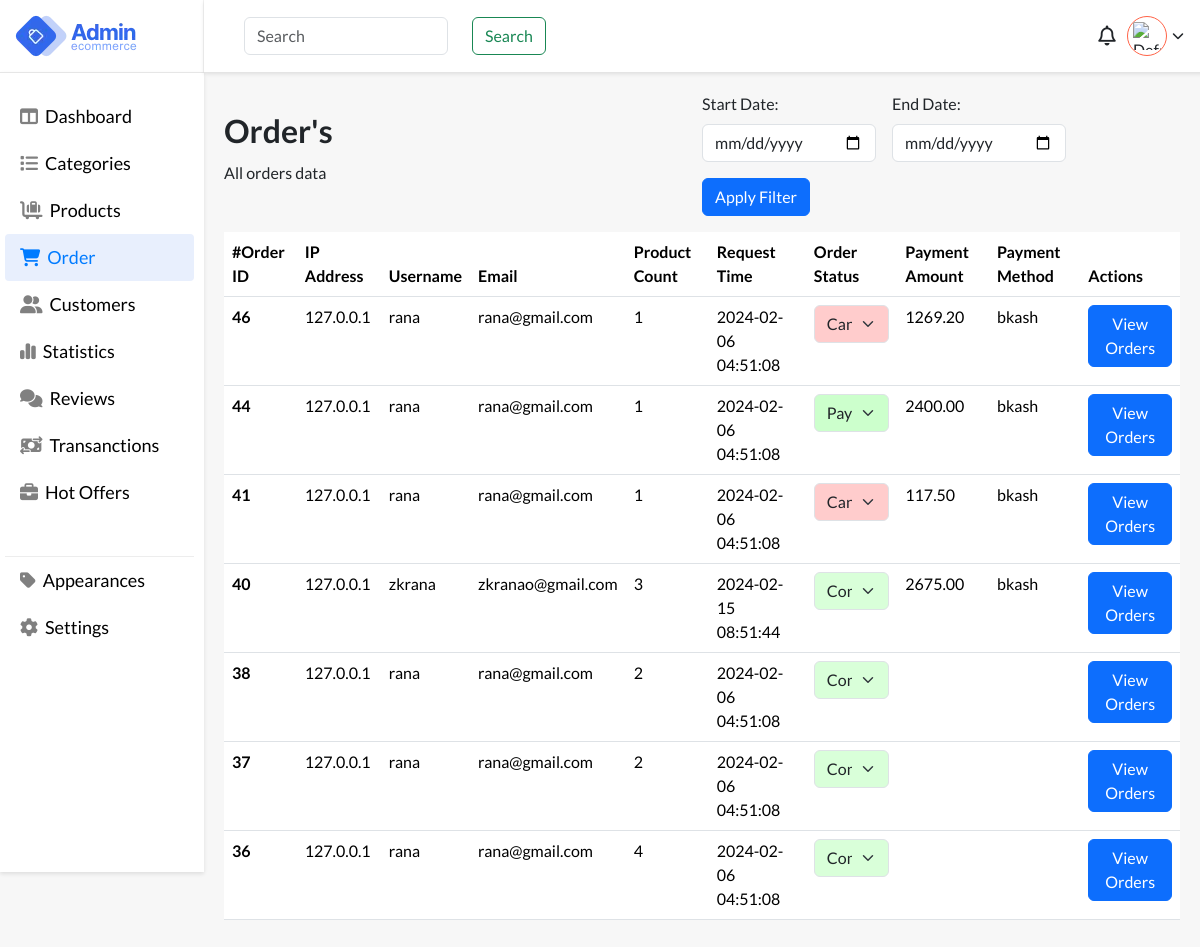
The app's page /files/Orders.php (signed in), older data.
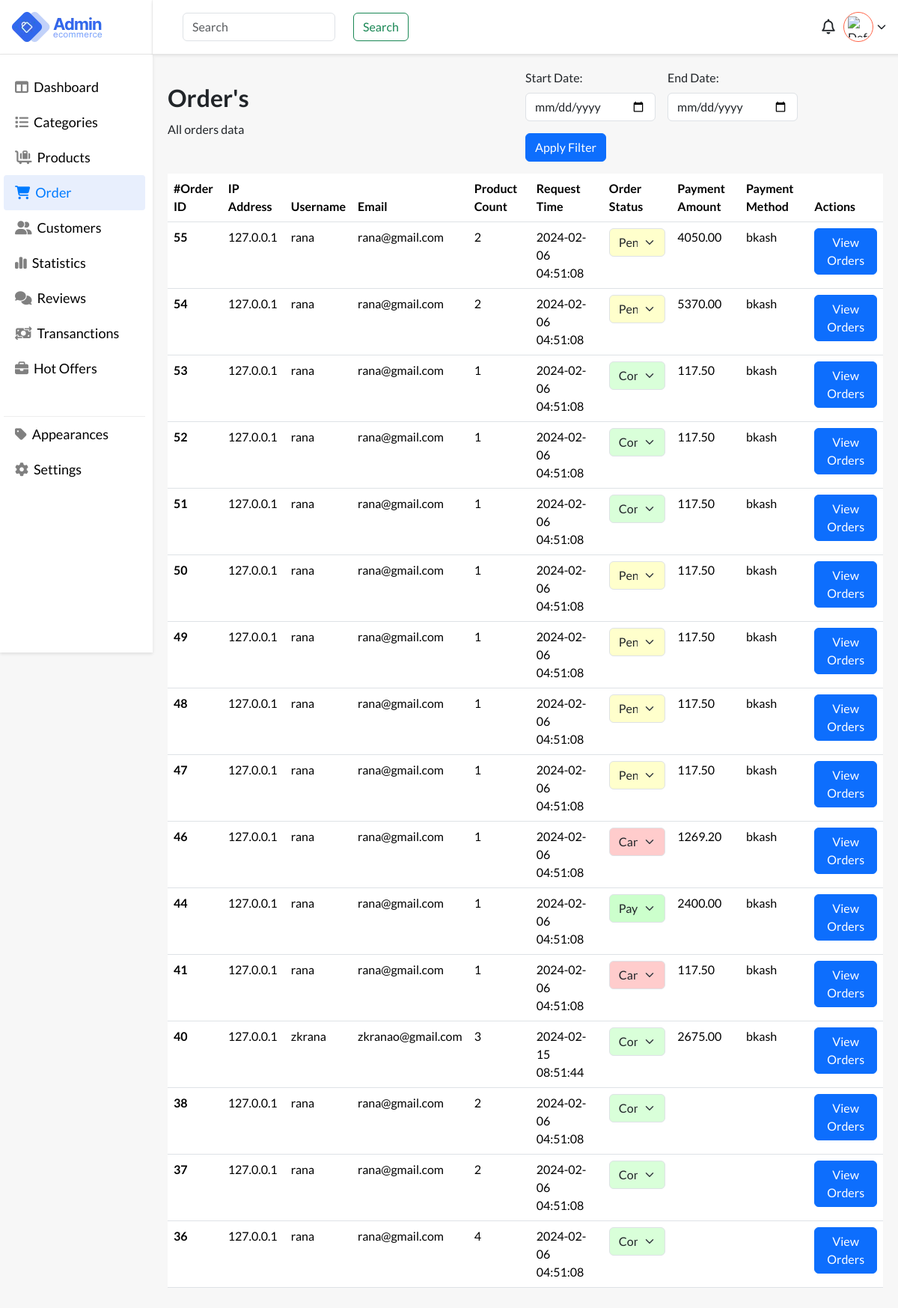
The same page, newer data.
### tables this page shows
CREATE TABLE `payments` (
  `payment_id` int(11) NOT NULL,
  `order_id` int(11) NOT NULL,
  `payment_amount` decimal(10,2) NOT NULL,
  `payment_date` timestamp NOT NULL DEFAULT current_timestamp(),
  `payment_method` varchar(255) NOT NULL,
  `transanction_code` varchar(255) NOT NULL,
  `status` varchar(50) NOT NULL,
  `user_id` int(11) NOT NULL
);

CREATE TABLE `orders` (
  `id` int(11) NOT NULL,
  `user_id` int(11) DEFAULT NULL,
  `product_id` int(11) DEFAULT NULL,
  `quantity` int(11) DEFAULT NULL,
  `total_price` decimal(10,2) DEFAULT NULL,
  `order_date` timestamp NOT NULL DEFAULT current_timestamp(),
  `order_status_id` int(11) DEFAULT NULL
);

CREATE TABLE `customers` (
  `id` int(11) NOT NULL,
  `ip_address` varchar(45) NOT NULL,
  `username` varchar(255) NOT NULL,
  `password` varchar(255) NOT NULL,
  `email` varchar(255) NOT NULL,
  `photo` varchar(255) NOT NULL,
  `request_time` timestamp NOT NULL DEFAULT current_timestamp(),
  `first_name` varchar(255) DEFAULT NULL,
  `last_name` varchar(255) DEFAULT NULL,
  `billing_address` varchar(255) DEFAULT NULL,
  `city` varchar(255) DEFAULT NULL,
  `state` varchar(255) DEFAULT NULL,
  `postal_code` varchar(20) DEFAULT NULL,
  `country` varchar(255) DEFAULT NULL,
  `phone_number` varchar(20) DEFAULT NULL
);

### files/Orders.php (the view, shortened to what the rows shown need)
<?php
require_once "../auth/db-connection/config.php";
$userId = $_SESSION["id"];
$sql = "SELECT profile_photo FROM admin_users WHERE id = :userId";
if ($stmt = $connection->prepare($sql)) {
    $stmt->bindParam(":userId", $userId, PDO::PARAM_INT);
    if ($stmt->execute()) {
        $stmt->bindColumn("profile_photo", $profilePhoto);
    } else {
        echo "Oops! Something went wrong. Please try again later.";
    }
    unset($stmt);
}
?>
<!DOCTYPE html>
<html lang="en">
<head>
    <link href="https://cdn.jsdelivr.net/npm/bootstrap@5.3.2/dist/css/bootstrap.min.css" rel="stylesheet">
    <link rel="stylesheet" href="https://cdnjs.cloudflare.com/ajax/libs/font-awesome/6.5.1/css/all.min.css" />
    <link rel="stylesheet" href="../styling/style.css">
</head>
<body style="background:#f7f7f7;">
    <main>
        <div class="app-wrapper">
            <div class="header-body">
                <?php
                function xorDecrypt($input, $key) {
                    $decodedInput = base64_decode($input);
                    $decrypted = '';
                    $keyLength = strlen($key);
                    for ($i = 0; $i < strlen($decodedInput); $i++) {
                        $decrypted .= $decodedInput[$i] ^ $key[$i % $keyLength];
                    }
                    return $decrypted;
                }
                if (isset($_GET['start_date']) && isset($_GET['end_date'])) {
                    $start_date = $_GET['start_date'];
                    $end_date = $_GET['end_date'];
                    $start_date = filter_var($start_date, FILTER_SANITIZE_STRING);
                    $end_date = filter_var($end_date, FILTER_SANITIZE_STRING);
                    $sql = "SELECT
                                orders.id AS order_id,
                                customers.id AS customer_id,
                                customers.ip_address,
                                customers.username,
                                customers.email,
                                customers.photo,
                                customers.request_time,
                                orders.quantity AS quantity,
                                orders.order_status_id AS order_status,
                                payments.payment_amount,
                                payments.payment_method
                            FROM customers
                            LEFT JOIN orders ON customers.id = orders.user_id
                            LEFT JOIN payments ON orders.id = payments.order_id
                            WHERE orders.order_date BETWEEN :start_date AND DATE_ADD(:end_date, INTERVAL 1 DAY)
                            ORDER BY orders.id DESC";
                    $stmt = $connection->prepare($sql);
                    $stmt->bindParam(':start_date', $start_date, PDO::PARAM_STR);
                    $stmt->bindParam(':end_date', $end_date, PDO::PARAM_STR);
                    $stmt->execute();
                } else {
                    $sql = "SELECT
                                orders.id AS order_id,
                                customers.id AS customer_id,
                                customers.ip_address,
                                customers.username,
                                customers.email,
                                customers.photo,
                                customers.request_time,
                                orders.quantity AS quantity,
                                orders.order_status_id AS order_status,
                                payments.payment_amount,
                                payments.payment_method
                            FROM customers
                            LEFT JOIN orders ON customers.id = orders.user_id
                            LEFT JOIN payments ON orders.id = payments.order_id
                            ORDER BY orders.id DESC";
                    $stmt = $connection->query($sql);
                }
                ?>
                <div class="h-container">
                    <div class="main">
                        <div class="order-filter">
                            <div class="heading">
                                <h1 class="page-heading">Order's</h1>
                            </div>
                        </div>
                    <div class="order">
                         <?php
                        if ($stmt->rowCount() > 0) {
                        echo '<table class="table mt-3">
                                <thead>
                                    <tr>
                                        <th scope="col">#Order ID</th>
                                        <th scope="col">IP Address</th>
                                        <th scope="col">Username</th>
                                        <th scope="col">Email</th>
                                        <th scope="col">Product Count</th>
                                        <th scope="col">Request Time</th>
                                        <th scope="col">Order Status</th>
                                        <th scope="col">Payment Amount</th>
                                        <th scope="col">Payment Method</th>
                                        <th scope="col">Actions</th>
                                    </tr>
                                </thead>
                                <tbody>';
                        while ($row = $stmt->fetch(PDO::FETCH_ASSOC)) {
                            $decryptedEmail = xorDecrypt($row["email"], 'shTYTS,os(**0te455432%3sgks$#SG');
                            $orderStatus = $row["order_status"];
                            $statusText = '';
                            switch ($orderStatus) {
                                case 1:
                                    $bgColor = 'background-color: #ffffcc;';
                                    break;
                                case 2:
                                    $bgColor = 'background-color: #ccffcc;';
                                    break;
                                case 4:
                                    $bgColor = 'background-color: #d9ffd9;';
                                    $statusText = 'Shipped';
                                    break;
                                case 5:
                                    $bgColor = 'background-color: #ffcccc;';
                                    $statusText = 'Cancel';
                                    break;
                            }
                            if ($orderStatus == 4) {
                                $statusText = 'Complete';
                            }
                            $disabledAttribute = ($orderStatus == 4 || $orderStatus == 5) ? 'disabled' : '';
                            echo '<tr style="' . $bgColor . '">
                                    <th scope="row">' . $row["order_id"] . '</th>
                                    <td>' . $row["ip_address"] . '</td>
                                    <td>' . $row["username"] . '</td>
                                    <td>' . $decryptedEmail . '</td>
                                    <td>' . (isset($row['quantity']) ? $row['quantity'] : 'N/A') . '</td>
                                    <td>' . $row["request_time"] . '</td>
                                    <td>
                                        <select class="form-select order-status-dropdown" aria-label="Order Status" data-order-id="' . $row["order_id"] . '" ' . $disabledAttribute . ' style="' . $bgColor . ';">
                                            <option value="1" ' . ($orderStatus == 1 ? 'selected' : '') . '>Pending</option>
                                            <option value="2" ' . ($orderStatus == 2 ? 'selected' : '') . '>Payment Received</option>
                                            <option value="3" ' . ($orderStatus == 3 ? 'selected' : '') . '>Processing</option>
                                            <option value="4" ' . ($orderStatus == 4 ? 'selected' : '') . '>' . $statusText . '</option>
                                            <option value="5" ' . ($orderStatus == 5 ? 'selected' : '') . '>Cancel</option>
                                        </select>
                                    </td>
                                    <td>' . $row["payment_amount"] . '</td>
                                    <td>' . $row["payment_method"] . '</td>
                                    <td>
                                        <a type="button" href="../files/customer/view_orders.php?order_id=' . $row["order_id"] . '" class="btn btn-primary view-orders-btn">View Orders</a>
                                    </td>
                                </tr>';
                        }
                            echo '</tbody></table>';
                        } else {
                            echo "No orders found.";
                        }
                        ?>
                    </div>
                   </div>
                </div>
            </div>
        </div>
    </main>
</body>
</html>

Row changes from the older to the newer data that the page shows:
added payments: order "55", user.ip_address "127.0.0.1", user.username "rana", user.email "rana@gmail.com", order.quantity "2", user.request_time "2024-02-06 04:51:08", order.order_status_id "Pending", payment_amount "4050.00", payment_method "bkash"
added payments: order "54", user.ip_address "127.0.0.1", user.username "rana", user.email "rana@gmail.com", order.quantity "2", user.request_time "2024-02-06 04:51:08", order.order_status_id "Pending", payment_amount "5370.00", payment_method "bkash"
added payments: order "53", user.ip_address "127.0.0.1", user.username "rana", user.email "rana@gmail.com", order.quantity "1", user.request_time "2024-02-06 04:51:08", order.order_status_id "Complete", payment_amount "117.50", payment_method "bkash"
added payments: order "52", user.ip_address "127.0.0.1", user.username "rana", user.email "rana@gmail.com", order.quantity "1", user.request_time "2024-02-06 04:51:08", order.order_status_id "Complete", payment_amount "117.50", payment_method "bkash"
added payments: order "51", user.ip_address "127.0.0.1", user.username "rana", user.email "rana@gmail.com", order.quantity "1", user.request_time "2024-02-06 04:51:08", order.order_status_id "Complete", payment_amount "117.50", payment_method "bkash"
added payments: order "50", user.ip_address "127.0.0.1", user.username "rana", user.email "rana@gmail.com", order.quantity "1", user.request_time "2024-02-06 04:51:08", order.order_status_id "Pending", payment_amount "117.50", payment_method "bkash"
added payments: order "49", user.ip_address "127.0.0.1", user.username "rana", user.email "rana@gmail.com", order.quantity "1", user.request_time "2024-02-06 04:51:08", order.order_status_id "Pending", payment_amount "117.50", payment_method "bkash"
added payments: order "48", user.ip_address "127.0.0.1", user.username "rana", user.email "rana@gmail.com", order.quantity "1", user.request_time "2024-02-06 04:51:08", order.order_status_id "Pending", payment_amount "117.50", payment_method "bkash"
added payments: order "47", user.ip_address "127.0.0.1", user.username "rana", user.email "rana@gmail.com", order.quantity "1", user.request_time "2024-02-06 04:51:08", order.order_status_id "Pending", payment_amount "117.50", payment_method "bkash"
